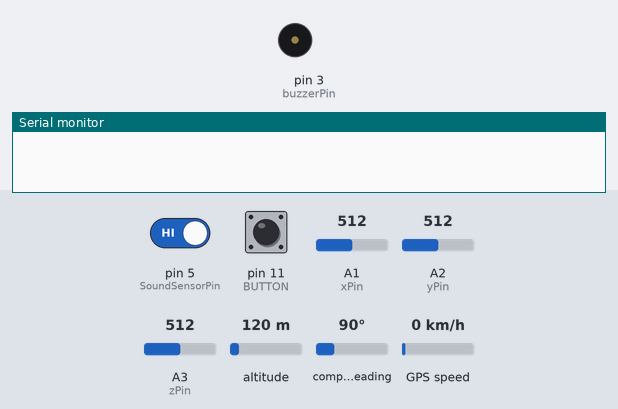
Recording of a sketch running on a simulated Arduino Uno, built with avr-gcc and run on an emulated ATmega328P. On the bench: buzzer (waves = sounding, pin HIGH), the last lines printed to the serial monitor. The inputs (shaded band) are chosen by the test bench; at power-on: A1 (xPin) = 512, pin 5 (SoundSensorPin) HIGH, pin 11 (BUTTON) HIGH, A2 (yPin) = 512, A3 (zPin) = 512, altitude 120 m, compass heading 90°, GPS speed 0 km/h. The GPS gets a fix after 3 s at 37.7749, -122.4194 with 8 satellites; the modem accepts every AT command (registered, SIM ready, sends succeed) and sends nothing else.

Above: at 6.2 s.
6.3 s: A1 (xPin) set to 679
13.5 s: A1 (xPin) set to 708
15.0 s: pin 5 (SoundSensorPin) driven LOW
At 16.4 s:
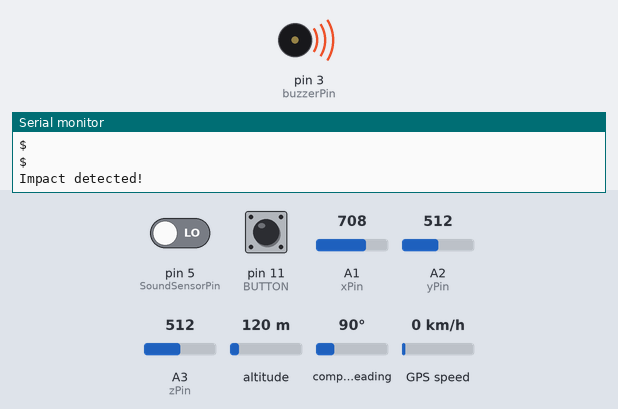
Timing chart, 0 to 24.6 s (numbered marks = the images above; inputs shaded):
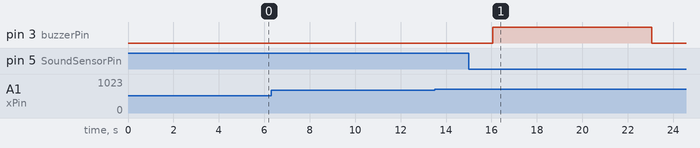

The sketch:

complete_code.ino
```cpp
#include <AltSoftSerial.h>
#include <TinyGPS++.h>
#include <Wire.h>
#include <math.h>
#include <SoftwareSerial.h>

const String EMERGENCY_PHONE = "+91xxxxxxxxxx";
#define rxPin 2
#define txPin 3

SoftwareSerial sim800(rxPin, txPin);
AltSoftSerial neogps;
TinyGPSPlus gps;
//gps(9,8)

String sms_status, sender_number, received_date, msg;
String latitude, longitude;
// #define BUZZER 12
const int buzzerPin = 3;

const int tiltSensorPin = 2;
#define SoundSensorPin 5
#define xPin A1
#define yPin A2
#define zPin A3
#define BUTTON 11

// byte updateflag;
byte updateImpact;
byte updateTilt;
byte updateNoise = 0;

int xaxis = 0, yaxis = 0, zaxis = 0;
int deltx = 0, delty = 0, deltz = 0;
// int vibration = 2;
// int devibrate = 75;
int vibration = 0;
int devibrate = 0;
int magnitude = 0;
int sensitivity = 20;

double angle;
boolean impact_detected = false;
unsigned long time1;
unsigned long impact_time;
unsigned long alert_delay = 5000;

void setup() {

  Serial.begin(9600);
  sim800.begin(9600);
  neogps.begin(9600);
  pinMode(SoundSensorPin, INPUT);
  pinMode(tiltSensorPin, INPUT);
  pinMode(buzzerPin, OUTPUT);
  pinMode(BUTTON, INPUT_PULLUP);

  sms_status = "";
  sender_number = "";
  received_date = "";
  msg = "";
  sim800.println("AT");
  delay(1000);
  sim800.println("ATE1");
  delay(1000);
  sim800.println("AT+CPIN?");
  delay(1000);
  sim800.println("AT+CMGF=1");
  delay(1000);
  sim800.println("AT+CNMI=1,1,0,0,0");
  delay(1000);
  time1 = micros();
  xaxis = analogRead(xPin);
  yaxis = analogRead(yPin);
  zaxis = analogRead(zPin);
}


void loop() {
  if (micros() - time1 > 1999) checkImpact();
  checkNoise();
  checkTilt();
  if ((updateImpact == 1 && updateNoise == 1) || (updateTilt == 1 && updateNoise == 1)) {
    Serial.println("Impact detected!  ");
    digitalWrite(buzzerPin, HIGH);
    delay(alert_delay);
    updateImpact = 0;
    updateTilt = 0;
    updateNoise = 0;

    getGps();
    impact_detected = true;
    impact_time = millis();


  } else {
    digitalWrite(buzzerPin, LOW);
    delay(5000);
    checkImpact();  // Check for impact
    checkTilt();
    checkNoise();
  }

  if (impact_detected == true) {
    if (millis() - impact_time >= alert_delay) {
      digitalWrite(buzzerPin, LOW);
      makeCall();
      delay(1000);
      sendAlert();
      impact_detected = false;
      impact_time = 0;
    }
  }

  if (digitalRead(BUTTON) == LOW) {
    delay(200);
    digitalWrite(buzzerPin, LOW);
    impact_detected = false;
    impact_time = 0;
  }
  while (sim800.available()) {
    parseData(sim800.readString());
  }
  while (Serial.available()) {
    sim800.println(Serial.readString());
  }
}

void checkImpact() {
  time1 = micros();
  int oldx = xaxis;
  int oldy = yaxis;
  int oldz = zaxis;

  xaxis = analogRead(xPin);
  yaxis = analogRead(yPin);
  zaxis = analogRead(zPin);


  vibration--;
  // Serial.print("Vibration = ");
  // Serial.println(vibration);
  if (vibration < 0) vibration = 0;
  if (vibration == 0) {

    deltx = xaxis - oldx;
    delty = yaxis - oldy;
    deltz = zaxis - oldz;

    magnitude = sqrt(sq(deltx) + sq(delty) + sq(deltz));
    if (magnitude >= sensitivity) {  // Impact detected
      updateImpact = 1;
      vibration = devibrate;  // Reset vibration counter
    } else {
      magnitude = 0;
    }
  }
}

void checkTilt() {
  int tiltState = digitalRead(tiltSensorPin);
  if (tiltState == LOW) {
    updateTilt = 1;
  }
  else{
    updateTilt = 0;
  }
}

void checkNoise()
{
  int NoiseValue = digitalRead(SoundSensorPin);  // Read the state of the digital pin

  if (NoiseValue == LOW) {  // If noise is detected
    updateNoise = 1;
  }
  else{
    updateNoise = 0;
  }
}

void parseData(String buff) {
  Serial.println(buff);

  unsigned int len, index;
  index = buff.indexOf("\r");
  buff.remove(0, index + 2);
  buff.trim();
  if (buff != "OK") {
    index = buff.indexOf(":");
    String cmd = buff.substring(0, index);
    cmd.trim();

    buff.remove(0, index + 2);
    if (cmd == "+CMTI") {
      index = buff.indexOf(",");
      String temp = buff.substring(index + 1, buff.length());
      temp = "AT+CMGR=" + temp + "\r";
      sim800.println(temp);
    } else if (cmd == "+CMGR") {
      if (buff.indexOf(EMERGENCY_PHONE) > 1) {
        buff.toLowerCase();
        if (buff.indexOf("get gps") > 1) {
          getGps();
          String sms_data;
          sms_data = "GPS Location Data\r";
          sms_data += "http://maps.google.com/maps?q=loc:";
          sms_data += latitude + "," + longitude;

          sendSms(sms_data);
        }
      }
    }
  } else {
  }
}

void getGps() {
  // Can take up to 60 seconds
  boolean newData = false;
  for (unsigned long start = millis(); millis() - start < 2000;) {
    while (neogps.available()) {
      if (gps.encode(neogps.read())) {
        newData = true;
        break;
      }
    }
  }

  if (newData) {
    latitude = String(gps.location.lat(), 6);
    longitude = String(gps.location.lng(), 6);
    newData = false;
  } else {
    Serial.println("No GPS data is available");
    latitude = "";
    longitude = "";
  }

  Serial.print("Latitude= ");
  Serial.println(latitude);
  Serial.print("Lngitude= ");
  Serial.println(longitude);
}


void sendAlert() {
  String sms_data;
  sms_data = "Accident Alert!!\r";
  sms_data += "http://maps.google.com/maps?q=loc:";
  sms_data += latitude + "," + longitude;

  sendSms(sms_data);
}

void makeCall() {
  Serial.println("calling....");
  sim800.println("ATD" + EMERGENCY_PHONE + ";");
  delay(20000);  //20 sec delay
  sim800.println("ATH");
  delay(1000);  //1 sec delay
}

void sendSms(String text) {
  //return;
  sim800.print("AT+CMGF=1\r");
  delay(1000);
  sim800.print("AT+CMGS=\"" + EMERGENCY_PHONE + "\"\r");
  delay(1000);
  sim800.print(text);
  delay(100);
  sim800.write(0x1A);
  delay(1000);
  Serial.println("SMS Sent Successfully.");
}


boolean SendAT(String at_command, String expected_answer, unsigned int timeout) {

  uint8_t x = 0;
  boolean answer = 0;
  String response;
  unsigned long previous;
  while (sim800.available() > 0) sim800.read();

  sim800.println(at_command);

  x = 0;
  previous = millis();

  do {
    if (sim800.available() != 0) {
      response += sim800.read();
      x++;
      if (response.indexOf(expected_answer) > 0) {
        answer = 1;
        break;
      }
    }
  } while ((answer == 0) && ((millis() - previous) < timeout));
  Serial.println(response);
  return answer;
}
```

Measured:
- after the input at 13.5 s, every drawn part: stays the same
- after the input at 15.0 s, pin 3 (buzzerPin): LOW → HIGH after 1.1 s, → LOW 7.0 s later
